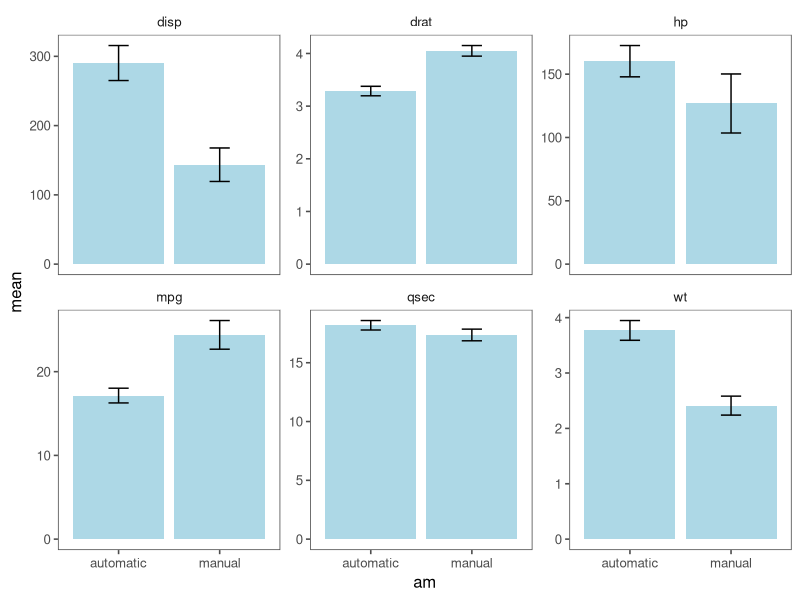

R code for this plot:
## ---- chunk 1
#| label: setup
#| message: false
#| warning: false
knitr::opts_chunk$set(echo = T)
library(tidyverse)
## ---- chunk 2
mtcars1 <- mtcars %>%
  mutate(across(c(cyl,vs,am,gear,carb),as.factor))
## ---- chunk 3
compute_se <- function(x){
  n <- length(x)
  se <- sd(x)/sqrt(n)
  return(se)
}
## ---- chunk 4
mtcars1 %>%
  summarise(
    se_mpg=compute_se(mpg),
    se_disp=compute_se(disp),
    se_hp=compute_se(hp),
    se_drat=compute_se(drat),
    se_wt=compute_se(wt),
    se_qsec=compute_se(qsec)
  )
## ---- chunk 5
mtcars1 %>%
  summarise(across(where(is.numeric),compute_se))
## ---- chunk 6
mtcars_summary <- mtcars1 %>%
  summarise(across(where(is.numeric),list(mean=mean,se=compute_se)))
mtcars_summary
## ---- chunk 7
mtcars1 %>%
  mutate(am=recode(am,`0`="automatic",`1`="manual")) %>%
  group_by(am) %>%
  summarise(across(where(is.numeric),list(mean=mean,se=compute_se))) %>%
  ungroup() %>%
  pivot_longer(-am) %>%
  separate(name,into=c("variable","stat")) %>%
  pivot_wider(names_from = stat,values_from = value) %>%
  mutate(se_lower=mean-se,se_upper=mean+se) %>%
  ggplot(aes(am,mean))+
  geom_col(position="dodge",fill="lightblue")+
  geom_errorbar(aes(ymin=se_lower,ymax=se_upper),width=.2)+
  facet_wrap(vars(variable),scales="free_y")+
  ggthemes::theme_few()
## ---- chunk 8
n <- 100
x <- rnorm(n)
xz <- numeric(n)
for(i in seq_len(n)){
  xz[i] <- (x[i]-mean(x))/sd(x)
}
head(xz)
mean(xz) # should be very close to 0
## ---- chunk 9
compute_z <- function(x){
  z <- (x-mean(x))/sd(x)
  return(z)
}
n <- 100
x1 <- rnorm(n)
x1z <- compute_z(x1)
head(x1z)
## ---- chunk 10
means <- seq(10,59,1)
n <- 100
samps <- map(means, rnorm, n=100)
